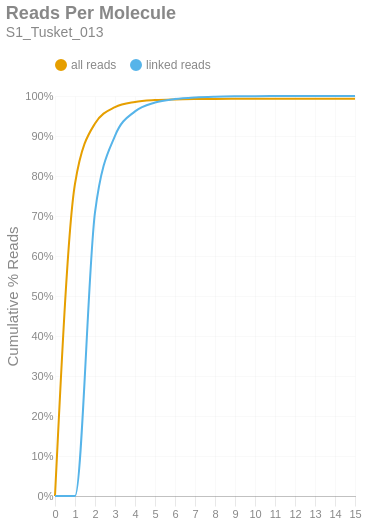

The cell this chart's notebook holds for it:
### Markdown cell above
### Reads per Molecule
This chart shows the cumulative distribution of the number of reads per linked molecule. That is, how many alignments are associated with a unique molecule. This excludes the number of reads associated with invalid or absent linked-read barcodes. The `linked` histogram is the percentages recalculated when disregarding singletons.

### Code cell
if SKIPLR:
    print_html(f"Skipped")
else:
    counts = np.bincount(valids['reads'].cast(pl.Int64).to_numpy())
    weighted = counts * np.arange(len(counts))
    all_perc = weighted / n_reads
    linked_perc = weighted / n_linked_reads
    linked_perc[1] = 0
    binned_df = pl.DataFrame({
        'readsper': list(range(len(counts))),
        'all reads (cumsum)': np.cumsum(all_perc).tolist(),
        'linked reads (cumsum)': np.cumsum(linked_perc).tolist(),
    })

    with SafeRender(binned_df):
        (
            density_plot(binned_df, 'Reads Per Molecule', samplename, 'readspmol')
            .encode(
                x=alt.X('readsper:O', title=None).axis(labelAngle=0).scale(padding=0),
                y=alt.Y('value:Q', title='Cumulative % Reads').axis(format='%').stack(False),
                color=alt.Color("key:N").scale(domain=["all reads", "linked reads"]),
                tooltip=[
                    alt.Tooltip("key:N", title="Data Type"),
                    alt.Tooltip("readsper:O", title="Reads Per Molecule"),
                    alt.Tooltip("value:Q", format=".2%", title="% Reads (Cum.)")
                ]            
            )
        ).display()

### Figure 1 — Vega-Lite specification as saved in the notebook (floating-point values rounded to 4 significant figures)
{"width": "container", "height": 400, "config": {"title": {"anchor": "start", "dy": -15, "fontSize": 18, "color": "#888888", "subtitleColor": "#888888", "subtitleFontSize": 14}, "arc": {"fill": "#0072B2"}, "axis": {"domainColor": "#888888", "domainWidth": 0.5, "gridWidth": 0.2, "grid": false, "titleFontWeight": 400, "titleFontSize": 15, "labelFontSize": 11, "labelColor": "#888888", "tickColor": "#888888", "tickWidth": 0.2, "titleColor": "#888888"}, "axisBand": {"grid": false}, "axisX": {"grid": true, "tickSize": 10, "domainCap": "round"}, "axisY": {"domain": false, "grid": true, "tickSize": 0, "domainCap": "round"}, "background": "transparent", "header": {"labelFontSize": 15, "labelColor": "#888888", "titleFontSize": 15, "titleFontWeight": 600, "titleColor": "#888888"}, "legend": {"labelFont": "sans-serif", "labelFontSize": 12, "labelColor": "#888888", "symbolSize": 100, "symbolType": "circle", "titleFontSize": 12, "titlePadding": 10, "titleColor": "#888888", "title": null, "orient": "top"}, "range": {"category": ["#E69F00", "#56B4E9", "#009E73", "#F0E442", "#0072B2", "#D55E00", "#CC79A7", "#000000"], "diverging": ["#cfe8f3", "#a2d4ec", "#73bfe2", "#46abdb", "#1696d2", "#12719e"]}, "area": {"fill": "#0072B2", "fillOpacity": 0.7, "line": true, "strokeOpacity": 0.7}, "line": {"color": "#0072B2", "stroke": "#0072B2", "strokeWidth": 2}, "trail": {"color": "#0072B2", "stroke": "#0072B2", "strokeWidth": 0, "size": 1}, "point": {"filled": true, "fillOpacity": 1.0, "size": 95}, "text": {"color": "#888888", "fontSize": 11, "align": "right", "fontWeight": 400, "size": 11}, "bar": {"fill": "#0072B2", "stroke": null}, "view": {"stroke": null, "continuousWidth": 660, "continuousHeight": 400}}, "data": {"name": "data-c43937bdd17142a79ed154da83af6005"}, "mark": {"type": "line", "interpolate": "monotone", "point": {"opacity": 0, "size": 275}}, "encoding": {"color": {"field": "key", "scale": {"domain": ["all reads", "linked reads"]}, "type": "nominal"}, "tooltip": [{"field": "key", "title": "Data Type", "type": "nominal"}, {"field": "readsper", "title": "Reads Per Molecule", "type": "ordinal"}, {"field": "value", "format": ".2%", "title": "% Reads (Cum.)", "type": "quantitative"}], "x": {"axis": {"labelAngle": 0}, "field": "readsper", "scale": {"padding": 0}, "title": null, "type": "ordinal"}, "y": {"axis": {"format": "%"}, "field": "value", "stack": false, "title": "Cumulative % Reads", "type": "quantitative"}}, "params": [{"name": "param_c36ac31b6afebe62", "select": {"type": "point", "fields": ["key"]}, "bind": "legend"}], "title": {"text": "Reads Per Molecule", "subtitle": "S1_Tusket_013"}, "transform": [{"fold": ["all reads (cumsum)", "linked reads (cumsum)"]}, {"calculate": "replace(datum.key, ' (cumsum)', '')", "as": "key"}, {"filter": {"param": "param_c36ac31b6afebe62"}}], "usermeta": {"embedOptions": {"downloadFileName": "S1_Tusket_013.readspmol"}}, "$schema": "https://vega.github.io/schema/vega-lite/v6.1.0.json", "datasets": {"data-c43937bdd17142a79ed154da83af6005": [{"readsper": 0, "all reads (cumsum)": 0.0, "linked reads (cumsum)": 0.0}, {"readsper": 1, "all reads (cumsum)": 0.7806, "linked reads (cumsum)": 0.0}, {"readsper": 2, "all reads (cumsum)": 0.9313, "linked reads (cumsum)": 0.7089}, {"readsper": 3, "all reads (cumsum)": 0.972, "linked reads (cumsum)": 0.9004}, {"readsper": 4, "all reads (cumsum)": 0.985, "linked reads (cumsum)": 0.9615}, {"readsper": 5, "all reads (cumsum)": 0.9897, "linked reads (cumsum)": 0.9838}, {"readsper": 6, "all reads (cumsum)": 0.9916, "linked reads (cumsum)": 0.9925}, {"readsper": 7, "all reads (cumsum)": 0.9924, "linked reads (cumsum)": 0.9965}, {"readsper": 8, "all reads (cumsum)": 0.9928, "linked reads (cumsum)": 0.9984}, {"readsper": 9, "all reads (cumsum)": 0.993, "linked reads (cumsum)": 0.9993}, {"readsper": 10, "all reads (cumsum)": 0.9931, "linked reads (cumsum)": 0.9997}, {"readsper": 11, "all reads (cumsum)": 0.9931, "linked reads (cumsum)": 0.9998}, {"readsper": 12, "all reads (cumsum)": 0.9931, "linked reads (cumsum)": 0.9999}, {"readsper": 13, "all reads (cumsum)": 0.9931, "linked reads (cumsum)": 1.0}, {"readsper": 14, "all reads (cumsum)": 0.9931, "linked reads (cumsum)": 1.0}, {"readsper": 15, "all reads (cumsum)": 0.9931, "linked reads (cumsum)": 1.0}]}}
